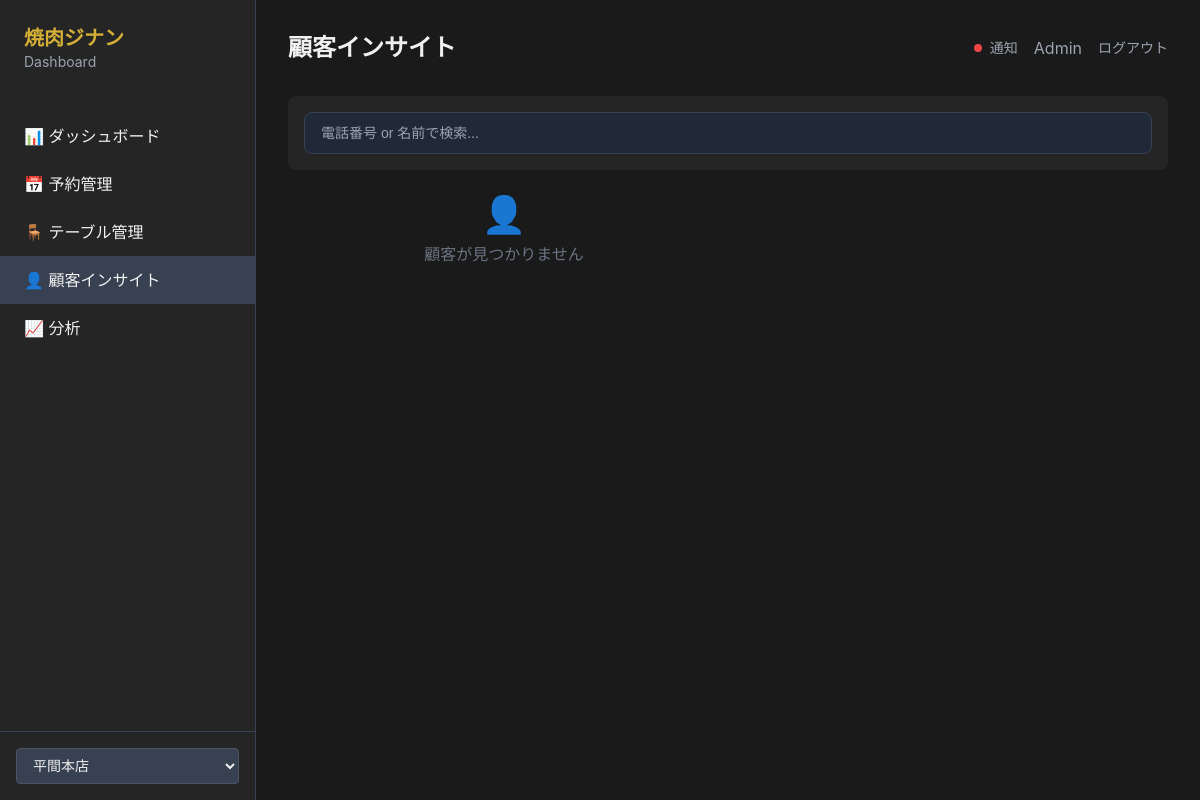
Before: /admin/customers with the older database file.
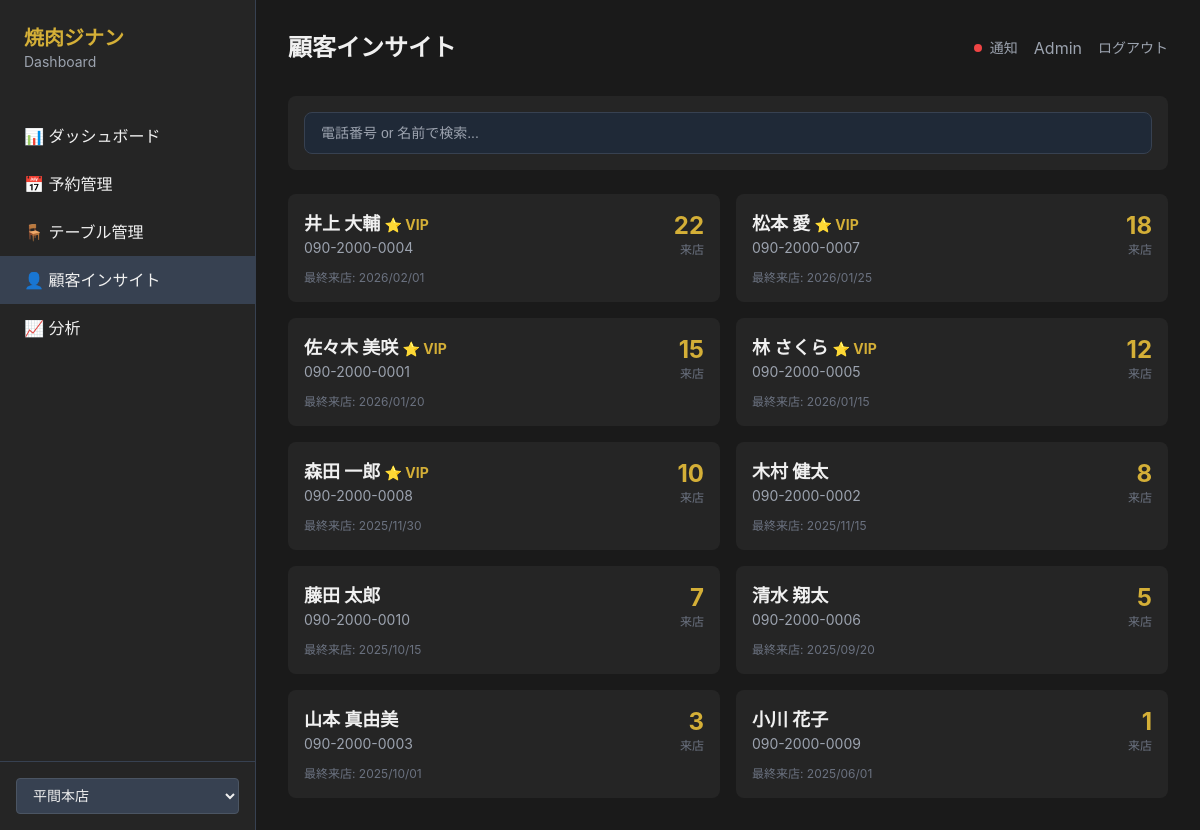
After: the same page with the newer database file.
### backend/app/models/customer.py (models this page shows)
class BranchCustomer(Base):
    __tablename__ = "branch_customers"
    id = Column(String(36), primary_key=True, default=lambda: str(uuid.uuid4()))
    global_customer_id = Column(String(36), ForeignKey("global_customers.id"), nullable=False)
    branch_code = Column(String(50), nullable=False, index=True)
    visit_count = Column(Integer, default=0)
    last_visit = Column(DateTime(timezone=True))
    is_vip = Column(Boolean, default=False)
    notes = Column(String(1000))  # Staff notes
    created_at = Column(DateTime(timezone=True), server_default=func.now())
    updated_at = Column(DateTime(timezone=True), onupdate=func.now())
    global_customer = relationship("GlobalCustomer", back_populates="branch_customers")
    preferences = relationship("CustomerPreference", back_populates="branch_customer")
    __table_args__ = (
    )

class GlobalCustomer(Base):
    __tablename__ = "global_customers"
    id = Column(String(36), primary_key=True, default=lambda: str(uuid.uuid4()))
    phone = Column(String(20), unique=True, nullable=False, index=True)
    name = Column(String(255))
    email = Column(String(255))
    created_at = Column(DateTime(timezone=True), server_default=func.now())
    branch_customers = relationship("BranchCustomer", back_populates="global_customer")

### backend/app/routers/dashboard.py (the view)
@router.get("/customers", response_class=HTMLResponse)
async def customers_list(
    request: Request,
    db: AsyncSession = Depends(get_db),
    branch_code: str = Query(default="jinan"),
    search: Optional[str] = None,
    id: Optional[str] = Query(default=None),
):
    if id:
        return await customer_detail(request, id, db, branch_code)
    query = (
        select(BranchCustomer)
        .options(
            selectinload(BranchCustomer.global_customer),
            selectinload(BranchCustomer.preferences)
        )
        .where(BranchCustomer.branch_code == branch_code)
    )
    if search:
        query = query.join(GlobalCustomer).where(
            (GlobalCustomer.phone.ilike(f"%{search}%")) |
            (GlobalCustomer.name.ilike(f"%{search}%"))
        )
    query = query.order_by(BranchCustomer.visit_count.desc())
    result = await db.execute(query)
    customers = result.scalars().all()
    return templates.TemplateResponse("dashboard/customers.html", {
        "request": request,
        "active": "customers",
        "customers": customers,
        "search": search,
        "branch_code": branch_code,
    })

### backend/app/database.py (called while the page is built)
async def get_db():
    async with AsyncSessionLocal() as session:
        try:
            yield session
        finally:
            await session.close()

### dashboard/templates/dashboard/customers.html (shortened to what this page needs)
{% extends "base.html" %}
{% block header %}顧客インサイト{% endblock %}
{% block content %}
<div class="card p-4 mb-6">
    <div class="flex gap-4">
        <input type="text"
               name="search"
               value="{{ search or '' }}"
               placeholder="電話番号 or 名前で検索..."
               class="flex-1 bg-gray-800 border border-gray-700 rounded-lg px-4 py-3 focus:border-primary focus:outline-none"
               hx-get="/admin/customers"
               hx-trigger="keyup changed delay:300ms"
               hx-target="#customers-list"
               hx-include="[name='branch_code']">
    </div>
</div>
<div id="customers-list" class="grid grid-cols-1 md:grid-cols-2 lg:grid-cols-3 gap-4">
    {% for customer in customers %}
    <div class="card p-4 hover:bg-gray-700 transition cursor-pointer"
         hx-get="/admin/customers/{{ customer.id }}?branch_code={{ branch_code }}"
         hx-target="#modal-content"
         hx-trigger="click"
         onclick="document.getElementById('modal').classList.remove('hidden')">
        <div class="flex items-start justify-between mb-3">
            <div>
                <div class="font-bold text-lg">
                    {{ customer.global_customer.name }}
                    {% if customer.is_vip %}
                    <span class="text-primary text-sm">⭐ VIP</span>
                    {% endif %}
                </div>
                <div class="text-sm text-gray-400">{{ customer.global_customer.phone }}</div>
            </div>
            <div class="text-right">
                <div class="text-2xl font-bold text-primary">{{ customer.visit_count }}</div>
                <div class="text-xs text-gray-500">来店</div>
            </div>
        </div>
        {% if customer.last_visit %}
        <div class="text-xs text-gray-500 mt-3">
            最終来店: {{ customer.last_visit.strftime('%Y/%m/%d') }}
        </div>
        {% endif %}
    </div>
    {% else %}
    <div class="col-span-full text-center py-12 text-gray-500">
        <div class="text-4xl mb-2">👤</div>
        <p>顧客が見つかりません</p>
    </div>
    {% endfor %}
</div>
{% endblock %}

Changed rows visible on the page:
added BranchCustomer: global_customer.name "井上 大輔", is_vip "⭐ VIP", global_customer.phone "090-2000-0004", visit_count "22", last_visit "2026/02/01"
added BranchCustomer: global_customer.name "松本 愛", is_vip "⭐ VIP", global_customer.phone "090-2000-0007", visit_count "18", last_visit "2026/01/25"
added BranchCustomer: global_customer.name "佐々木 美咲", is_vip "⭐ VIP", global_customer.phone "090-2000-0001", visit_count "15", last_visit "2026/01/20"
added BranchCustomer: global_customer.name "林 さくら", is_vip "⭐ VIP", global_customer.phone "090-2000-0005", visit_count "12", last_visit "2026/01/15"
added BranchCustomer: global_customer.name "森田 一郎", is_vip "⭐ VIP", global_customer.phone "090-2000-0008", visit_count "10", last_visit "2025/11/30"
added BranchCustomer: global_customer.name "木村 健太", global_customer.phone "090-2000-0002", visit_count "8", last_visit "2025/11/15"
added BranchCustomer: global_customer.name "藤田 太郎", global_customer.phone "090-2000-0010", visit_count "7", last_visit "2025/10/15"
added BranchCustomer: global_customer.name "清水 翔太", global_customer.phone "090-2000-0006", visit_count "5", last_visit "2025/09/20"
added BranchCustomer: global_customer.name "山本 真由美", global_customer.phone "090-2000-0003", visit_count "3", last_visit "2025/10/01"
added BranchCustomer: global_customer.name "小川 花子", global_customer.phone "090-2000-0009", visit_count "1", last_visit "2025/06/01"
Other visible differences:
text no longer shown: "👤 顧客が見つかりません"
